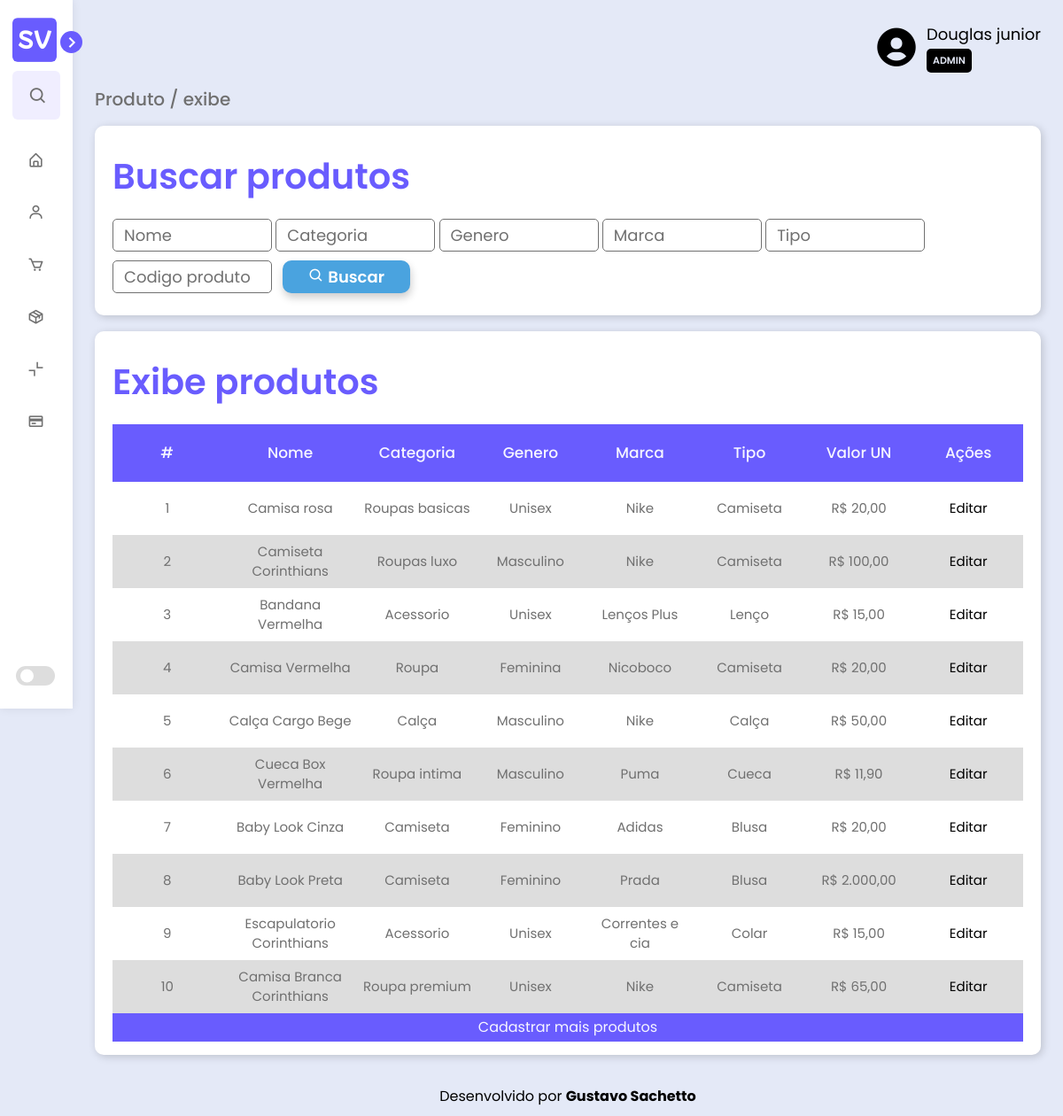
The page /view/pages/produto.php on the database its author committed.
### tables this page shows
create table produto(
	codProduto int auto_increment not null primary key,
	nomeProduto varchar (70) not null,
	quantidade int not null,
	valor decimal(7,2) not null
);

### model/conexao.php (called while the page is built, shortened)
<?php
class conexao {
    private $pdo;
    public function __construct($dbname, $host, $user, $password) {
        try {
            $this -> pdo = New PDO ("mysql:dbname=" . $dbname . ";host=" . $host, $user, $password);
            return "CONEXÃO DO PDO";
        } catch (PDOException $erro) {
            return "ERRO DE CONEXÃO NO PDO:" . $erro -> getMessage();
            exit();
        } catch (Exception $erro) {
            return "ERRO NÃO PASSOU DA CONEXÃO:" . $erro -> getMessage();
            exit();
        }
    }
    public function consultaProduto($buscaNome, $buscaCate, $buscaGen, $buscaMarca, $buscaTipo, $buscaCod) {
        $consulta = "SELECT * FROM produto WHERE
        produto.nomeProduto LIKE '%$buscaNome%'   AND
        produto.categoria   LIKE '%$buscaCate%'   AND
        produto.genero      LIKE '%$buscaGen%'    AND
        produto.marca       LIKE '%$buscaMarca%'  AND
        produto.tipo        LIKE '%$buscaTipo%'   AND
        produto.codProduto  LIKE '%$buscaCod%' ORDER BY produto.codProduto ASC";
        $resultado = $this -> consultaBanco($consulta);
        return $resultado;
    }
    public function consultaBanco($consulta) {
        $consultaBanco = $this -> pdo -> query($consulta);
        $consultaBanco -> execute();
        while ($resultado = $consultaBanco -> fetchAll(PDO::FETCH_ASSOC)) {
            return $resultado;
        }
    }
}
?>

### controller/buscaProduto.php (called while the page is built, shortened)
<?php
    require_once '../../model/conexao.php';
    $config = parse_ini_file('../../model/config.ini');
    $conexao = new conexao ($config['dbname'], $config['host'], $config['user'], $config['password']);
    $buscaNome = $buscaCate = $buscaGen = $buscaMarca = $buscaTipo = $buscaCod = "";
    $produtos = $conexao -> consultaProduto($buscaNome, $buscaCate, $buscaGen, $buscaMarca, $buscaTipo, $buscaCod);
?>

### controller/exibeProduto.php (the view)
<?php
    require_once '../../model/conexao.php';
    $config = parse_ini_file('../../model/config.ini');
    $conexao = new conexao ($config['dbname'], $config['host'], $config['user'], $config['password']);
    $consulta = "SELECT count(*) FROM produto";
    $verifica = $conexao -> consultaBanco($consulta);
    if ($verifica[0]['count(*)'] !== 0) {
        echo "
        <form method='post' action=''>
            <h2>Exibe produtos</h2>
            <table>
                <thead>
                    <td>#</td>
                    <td>Nome</td>
                    <td>Categoria</td>
                    <td>Genero</td>
                    <td>Marca</td>
                    <td>Tipo</td>
                    <td>Valor UN</td>
                    <td>Ações</td>
                </tr>
            </thead>
            <tbody>
        ";
        foreach ($produtos as $item) {
            echo "
                    <tr>
                        <td>" . stripslashes($item['codProduto']) . "</td>
                        <td>" . stripslashes($item['nomeProduto']) . "</td>
                        <td>" . stripslashes($item['categoria']) . "</td>
                        <td>" . stripslashes($item['genero']) . "</td>
                        <td>" . stripslashes($item['marca']) . "</td>
                        <td>" . stripslashes($item['tipo']) . "</td>
                        <td>" . "R$ " . number_format($item['valor'], 2, ",", ".") . "</td>
                        <td>
                            <button type='submit' name='editar' value=" . $item['codProduto'] . ">Editar</button>
                        </td>
                    </tr>
            ";
        }
        echo "
                </tbody>
                <tfoot>
                    <tr>
                        <td colspan='13'>Cadastrar mais produtos</td>
                    </tr>
                </tfoot>
            </table>
        </form>";
    } else {
        echo "<p>Nenhum produto cadastrado!</p>";
    }
?>

### view/css/style.css (style rules this page uses)
* { margin: 0; padding: 0; text-decoration: none; font-family: 'Poppins', Arial, Helvetica, sans-serif; }
:root { --neutral-color: #000000; --body-color: #E4E9F7; --form-color: #FFFFFF; --sidebar-color: #FFFFFF; --primary-color: #695CFE; --secondary-color: #695CFE; --primary-color-light: #F6F5FF; --toggle-color: #DDDDDD; --tbody-color: #DDDDDD; --title-color: #18191A; --text-color: #707070; --text-color-dark: #252525; --link-color: #775fff; --link-color-hover: #2f1cfd; --button-color-submit: #2BB94A; --button-color-search: #4aa3df; --button-color-reset: #b92b2b; --base-color: #F0EEFF; --sidebar-shadow: 0px 0px 10px #00000015; --form-shadow: 2px 2px 10px #0000002c; --button-shadow: 1px 5px 10px #00000033; --transition-01: all 0.1s ease; --transition-02: all 0.2s ease; --transition-03: all 0.3s ease; --transition-04: all 0.4s ease; }
body { height: 100vh; background: var(--body-color); margin-left: 82px; }
main h2 { color: var(--text-color-dark); }

### view/css/table.css (style rules this page uses)
main section h2 { font-size: 40px; font-weight: 600; margin: 18px 0 24px 0; color: var(--secondary-color); }
table, th, td { width: 90px; }
table { width: 100%; text-align: center; }
table>thead { font-size: 17px; font-weight: 500; color: var(--primary-color-light); background-color: var(--secondary-color); }
table>thead td { padding: 20px 5px; }
table>tbody td { color: var(--text-color); font-size: 15px; padding: 3px 5px; height: 60px; }
table>tfoot td { padding: 4px 5px; color: var(--primary-color-light); background-color: var(--secondary-color); }
tr:nth-child(even) { background-color: var(--tbody-color); }
table tr>td>button { border: none; background: transparent; }

### rows shown on the page
produto: codProduto "1", nomeProduto "Camisa rosa", categoria "Roupas basicas", genero "Unisex", marca "Nike", tipo "Camiseta", valor "20,00"
produto: codProduto "2", nomeProduto "Camiseta Corinthians", categoria "Roupas luxo", genero "Masculino", marca "Nike", tipo "Camiseta", valor "100,00"
produto: codProduto "3", nomeProduto "Bandana Vermelha", categoria "Acessorio", genero "Unisex", marca "Lenços Plus", tipo "Lenço", valor "15,00"
produto: codProduto "4", nomeProduto "Camisa Vermelha", categoria "Roupa", genero "Feminina", marca "Nicoboco", tipo "Camiseta", valor "20,00"
produto: codProduto "5", nomeProduto "Calça Cargo Bege", categoria "Calça", genero "Masculino", marca "Nike", tipo "Calça", valor "50,00"
produto: codProduto "6", nomeProduto "Cueca Box Vermelha", categoria "Roupa intima", genero "Masculino", marca "Puma", tipo "Cueca", valor "11,90"
produto: codProduto "7", nomeProduto "Baby Look Cinza", categoria "Camiseta", genero "Feminino", marca "Adidas", tipo "Blusa", valor "20,00"
produto: codProduto "8", nomeProduto "Baby Look Preta", categoria "Camiseta", genero "Feminino", marca "Prada", tipo "Blusa", valor "2.000,00"
produto: codProduto "9", nomeProduto "Escapulatorio Corinthians", categoria "Acessorio", genero "Unisex", marca "Correntes e cia", tipo "Colar", valor "15,00"
produto: codProduto "10", nomeProduto "Camisa Branca Corinthians", categoria "Roupa premium", genero "Unisex", marca "Nike", tipo "Camiseta", valor "65,00"
